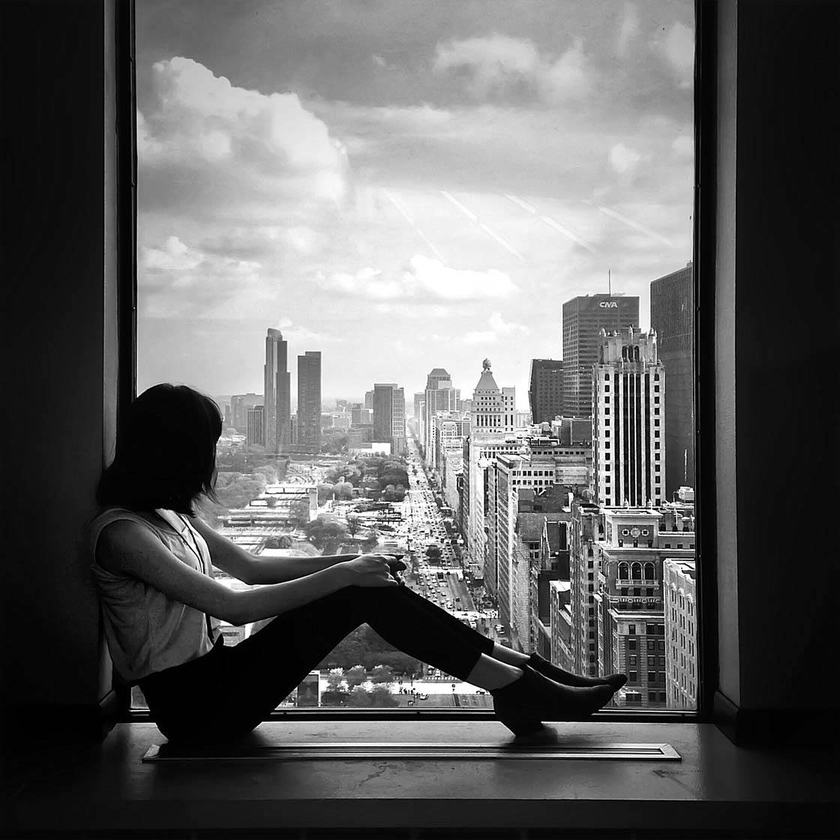
%> input picture window.png, 840 x 840 px, shrunk from 1120 x 1120 before the run, given in place of woman.png, which was not available
$ octave Image_Compression.m   (GNU Octave 9; MATLAB toolbox functions it lacks are replaced by stand-ins)
%> lines starting %> are read from the running program, lines starting %| are printed output that depends on the picture; pictures that were not available may be replaced by others from this repository, and a replacement may not be noted
%% How image compression can be used for black and white images
% import and display image
% window from Merisha Singh Suwal via Kaggle (highest quality)
% rest of images from Set12 Zhang et al., 2016
clear
clc
image_title = 'woman'; %change the title to select a different image

if strcmp(image_title,'window')
    img = imread('window.png');
elseif strcmp(image_title,'airplane')
    img = imread('airplane.png');
elseif strcmp(image_title,'boat')
    img = imread('boat.png');
elseif strcmp(image_title,'butterfly')
    img = imread('butterfly.png');
elseif strcmp(image_title,'cameraman')
    img = imread('cameraman.png');
elseif strcmp(image_title,'couple')
    img = imread('couple.png');
elseif strcmp(image_title,'house')
    img = imread('house.png');
elseif strcmp(image_title,'man')
    img = imread('man.png');
elseif strcmp(image_title,'parrot')
    img = imread('parrot.png');
elseif strcmp(image_title,'peppers')
    img = imread('peppers.png');
elseif strcmp(image_title,'sitting woman')
    img = imread('sittingwoman.png');
elseif strcmp(image_title,'starfish')
    img = imread('starfish.png');
elseif strcmp(image_title,'woman')
    img = imread('woman.png');
%> img is the input picture: size 840x840 uint8; min 0, max 255, mean 97.1
end
% figure(1)
imshow(img)
[m, n] = size(img);
%> m = 840; n = 840
t=(sprintf('Original %s Image', image_title)); title(t)
set(gca,'fontsize',18)
set(gcf,'position',0.9*get(0,'ScreenSize'))
sprintf('image has size %i x %i = %i entries\n',size(img,1),size(img,2),numel(img))

%% Find SVD decomposition of image and plot the singular values
[U,S,V] = svd(double(img));

% Arrange descending singular values
[sigma, idx] = sort(diag(S),'descend');
%> sigma = 840 values, max 103572.2 at index 1, min 2.64e-15 at index 840, mean 509.2; idx = 840 values from 1 to 840
U = U(:,idx);
V = V(:,idx);
sprintf('Image has a total of %i singular values\n\n',numel(sigma))

% Plot singular values
figure(2);plot(sigma,'linewidth',3)
xlabel('Rank');ylabel('Singular Value');
title(sprintf('Singular Values of %s', image_title));
set(gca,'fontsize',18);axis([1 numel(sigma) 0 max(sigma)]); grid on;
set(gcf,'position',0.5*get(0,'ScreenSize'))
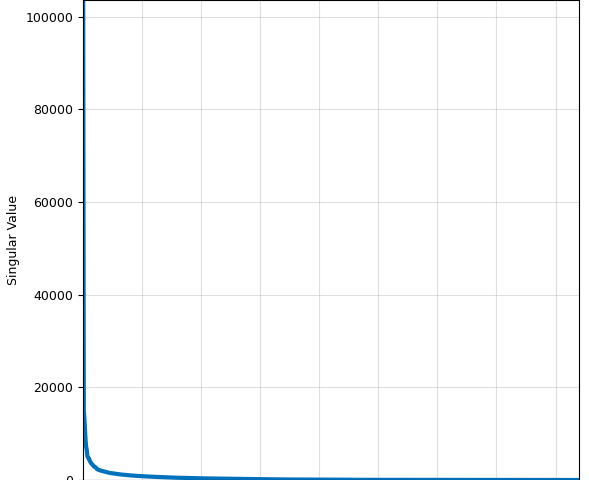
%> figure redrawn from the program's plot data; curve peaks at x = 1, y = 103572.2

%% Plot compressed images with different numbers of singular values
ksigma = 30; %edit this number to see how the image appears with different truncations

img_best = zeros(size(img));
for i = 1:ksigma
    img_best = img_best + sigma(i) * U(:,i) * V(:,i)';
end

ndata = ksigma + ksigma * 2*size(U,1);
%> ndata = 50430
comp_ratio = m*n/(ksigma*(m+n+1))
%> comp_ratio = 13.99

t = sprintf(' approximation using largest %i singular values and %.1f percent of the original data\n', ksigma, 100*ndata/numel(img));
fprintf([image_title t]);
%| woman approximation using largest 30 singular values and 7.1 percent of the original data

A_img = mat2gray(img_best); % needs image processing toolbox
figure;imshow(A_img);
%> after `imshow(A_img)`:
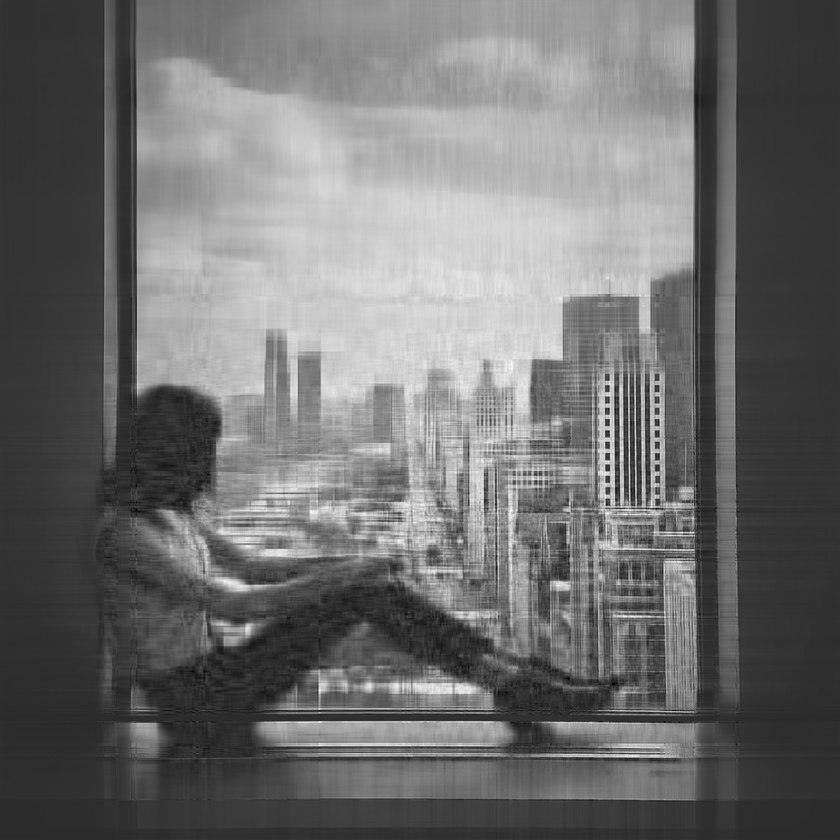
%> displayed picture: size 840x840, on the screen's scale of 0 to 255; min 0, max 255, mean 110.2
t = sprintf([image_title sprintf(' image built from %i largest singular values',ksigma);] );
title(t);
set(gca,'fontsize',18)
set(gcf,'position',0.9*get(0,'ScreenSize'))
%% How image compression can be used for colour images
% load images
% images from Afifi et al. 2020
clear
image_title = 'waterlily'; %change the title to select a different image

if strcmp(image_title,'beach')
    img = imread('beach.jpg');
elseif strcmp(image_title,'elephant')
    img = imread('elephant.jpg');
elseif strcmp(image_title,'hike')
    img = imread('hike.jpg');
elseif strcmp(image_title,'path')
    img = imread('path.jpg');
elseif strcmp(image_title,'rocks')
    img = imread('rocks.jpg');
elseif strcmp(image_title,'sheep')
    img = imread('sheep.jpg');
elseif strcmp(image_title,'sunset')
    img = imread('sunset.jpg');
elseif strcmp(image_title,'villa')
    img = imread('villa.jpg');
elseif strcmp(image_title,'waterlily')
    img = imread('waterlily.jpg');
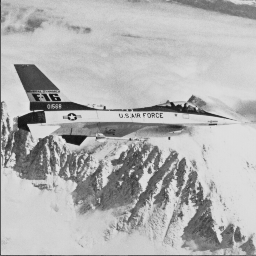
%> input picture airplane.png, 256 x 256 px, given in place of waterlily.jpg, which was not available
%> img is the input picture: size 256x256 uint8; min 16, max 230, mean 178.2
end
% figure(1)
imshow(img)
[m, n, p] = size(img);
%> m = 256; n = 256; p = 1
t=(sprintf('Original %s Image', image_title)); title(t)
set(gca,'fontsize',18)
set(gcf,'position',0.9*get(0,'ScreenSize'))
sprintf('Image has size %i x %i x %i = %i entries\n',m,n,p,numel(img))

%% Extract and perform SVD on each colour matrix
red = img(:,:,1); % Red matrix
%> (the run ends here)
